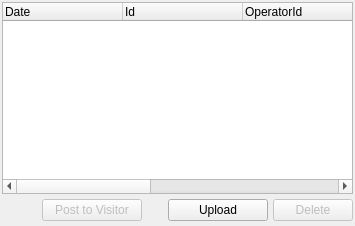
     <widget class="QWidget" name="tabDownloads">
      <attribute name="title">
       <string comment="LBL_BLG_VISITOR_DOWNLOADS_TITLE">Downloads</string>
      </attribute>
      <layout class="QVBoxLayout" name="verticalLayout_5">
       <property name="spacing">
        <number>5</number>
       </property>
       <property name="leftMargin">
        <number>2</number>
       </property>
       <property name="topMargin">
        <number>2</number>
       </property>
       <property name="rightMargin">
        <number>2</number>
       </property>
       <property name="bottomMargin">
        <number>5</number>
       </property>
       <item>
        <widget class="QTreeWidget" name="twDownloads">
         <property name="rootIsDecorated">
          <bool>false</bool>
         </property>
         <property name="columnCount">
          <number>7</number>
         </property>
         <attribute name="headerDefaultSectionSize">
          <number>120</number>
         </attribute>
         <attribute name="headerDefaultSectionSize">
          <number>120</number>
         </attribute>
         <column>
          <property name="text">
           <string comment="LBL_DATE">Date</string>
          </property>
         </column>
         <column>
          <property name="text">
           <string>Id</string>
          </property>
         </column>
         <column>
          <property name="text">
           <string>OperatorId</string>
          </property>
         </column>
         <column>
          <property name="text">
           <string comment="LBL_STATE_STATE">State</string>
          </property>
         </column>
         <column>
          <property name="text">
           <string comment="LBL_OPERATOR">Operator</string>
          </property>
         </column>
         <column>
          <property name="text">
           <string comment="LBL_SIZE">Size</string>
          </property>
         </column>
         <column>
          <property name="text">
           <string comment="LBL_FILENAME">Filename</string>
          </property>
         </column>
        </widget>
       </item>
       <item>
        <layout class="QHBoxLayout" name="horizontalLayout_9">
         <item>
          <spacer name="horizontalSpacer_7">
           <property name="orientation">
            <enum>Qt::Horizontal</enum>
           </property>
           <property name="sizeHint" stdset="0">
            <size>
             <width>40</width>
             <height>20</height>
            </size>
           </property>
          </spacer>
         </item>
         <item>
          <widget class="QPushButton" name="pbDownloadsPost">
           <property name="enabled">
            <bool>false</bool>
           </property>
           <property name="minimumSize">
            <size>
             <width>100</width>
             <height>0</height>
            </size>
           </property>
           <property name="text">
            <string comment="LBL_DLG_VISITOR_DOWNLOADS_POST_FILE">Post to Visitor</string>
           </property>
          </widget>
         </item>
         <item>
          <widget class="QFrame" name="frame_6">
           <property name="minimumSize">
            <size>
             <width>16</width>
             <height>0</height>
            </size>
           </property>
           <property name="frameShape">
            <enum>QFrame::NoFrame</enum>
           </property>
           <property name="frameShadow">
            <enum>QFrame::Raised</enum>
           </property>
          </widget>
         </item>
         <item>
          <widget class="QPushButton" name="pbDownloadsUpload">
           <property name="minimumSize">
            <size>
             <width>100</width>
             <height>0</height>
            </size>
           </property>
           <property name="text">
            <string comment="LBL_UPLOAD">Upload</string>
           </property>
          </widget>
         </item>
         <item>
          <widget class="QPushButton" name="pbDownloadsDelete">
           <property name="enabled">
            <bool>false</bool>
           </property>
           <property name="text">
            <string comment="LBL_DELETE">Delete</string>
           </property>
          </widget>
         </item>
        </layout>
       </item>
      </layout>
     </widget>
